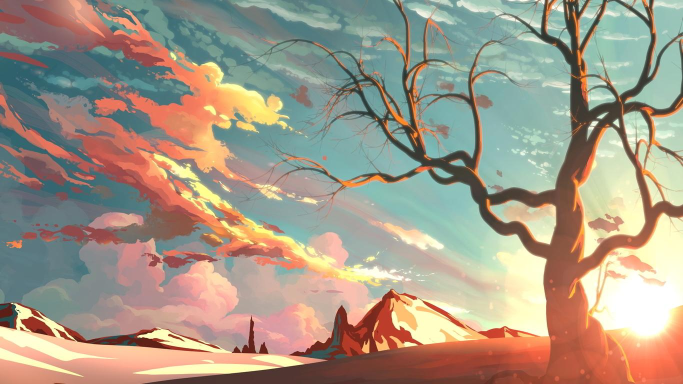
#> input picture img.jpg, 1366 x 768 px (shown at 1/2 size)
$ python -i panorama_stitching.py   (imports and definitions only)
#> lines starting #> are read from the running program, lines starting #| are printed output that depends on the picture
import numpy as np
import cv2
from typing import List
from sklearn.neighbors import NearestNeighbors
from skimage.color import rgb2gray
try:
    from general_functions import normalize_img
    from sift_extractor import SIFT
except ImportError:
    from python.general_functions import normalize_img
    from python.sift_extractor import SIFT

class Panorama:
    def __init__(self):
        pass

    # [70 lines left out: functions compute_homography_matrix, stitch_two_images, not called in this run]

    def find_bounding_box(self, img):
        """
        Find the bounding box of the main object in a binary or grayscale image.

        Parameters:
        - img: Input image (binary or grayscale).

        Returns:
        - x: X-coordinate of the top-left corner of the bounding box.
        - y: Y-coordinate of the top-left corner of the bounding box.
        - w: Width of the bounding box.
        - h: Height of the bounding box.
        """

        # Convert the image to grayscale if it's in RGB format
        if len(img.shape) > 2:
            gray = rgb2gray(img)
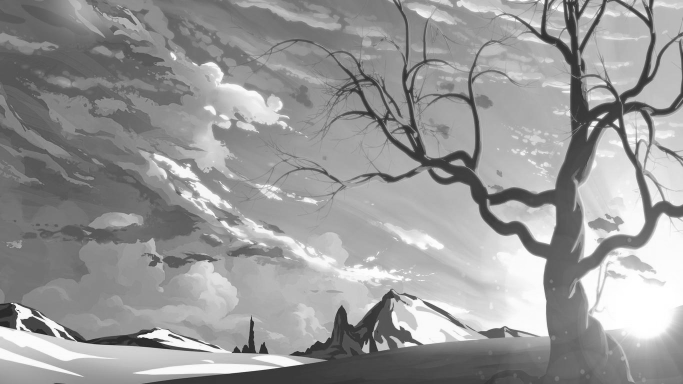
#> gray: shape (768, 1366) float64 (shown at 1/2 size); min 0.0749, max 1, mean 0.603
        else:
            gray = img.copy()

        # Convert the grayscale image to a binary mask
        binary_mask = cv2.threshold(gray * 255, 1, 255, cv2.THRESH_BINARY)[1]
#> binary_mask: shape (768, 1366) float64; every value is 255
        binary_mask = binary_mask.astype(np.uint8)
#> binary_mask: shape (768, 1366); every value is 255

        # Make a copy of the binary mask
        binary_mask = binary_mask.copy()

        # Define a kernel for morphological closing to fill small holes
        closing_kernel = np.ones((15, 15), np.uint8)

        # Apply closing to the binary mask
        result_mask = cv2.morphologyEx(binary_mask, cv2.MORPH_CLOSE, closing_kernel)

        # Find contours in the binary mask
        contours, _ = cv2.findContours(result_mask, cv2.RETR_EXTERNAL, cv2.CHAIN_APPROX_SIMPLE)
#> contours = [[[0, 0], [0, 767], [1365, 767], [1365, 0]]]

        # Find the largest contour (main object)
        max_contour = max(contours, key=cv2.contourArea)
#> max_contour = [[0, 0], [0, 767], [1365, 767], [1365, 0]]

        # Get the bounding box coordinates
        x, y, w, h = cv2.boundingRect(max_contour)
#> x = 0; y = 0; w = 1366; h = 768

        # Get the initial mask at bounding box coordinates
        mask = result_mask[y:y+h, x:x+w]

        # Iterate to refine the bounding box by adjusting its position
        while np.any(mask == 0):
            # Save the previous state of the mask
            prev_mask = mask.copy()

            # Adjust the bounding box
            x += 2
            y += 2
            w -= 4  # Decrease width by 4 to adjust for both sides
            h -= 4  # Decrease height by 4 to adjust for both top and bottom
            mask = result_mask[y:y+h, x:x+w]

            # Check if the adjustment changed the mask
            if np.array_equal(mask, prev_mask):
                break
#> this loop made 0 passes
#> after the loop, h = 768; w = 1366; x = 0; y = 0

        return x, y, w, h

    # [147 lines left out: functions stitch_backward, stitch_multiple_images, get_sift_descriptors, compute_affine_matrices, get_panorama, not called in this run]

>>> import cv2
>>> picture = cv2.cvtColor(cv2.imread('../img.jpg'), cv2.COLOR_BGR2RGB)
>>> result = Panorama().find_bounding_box(picture)
#> result = (0, 0, 1366, 768)
